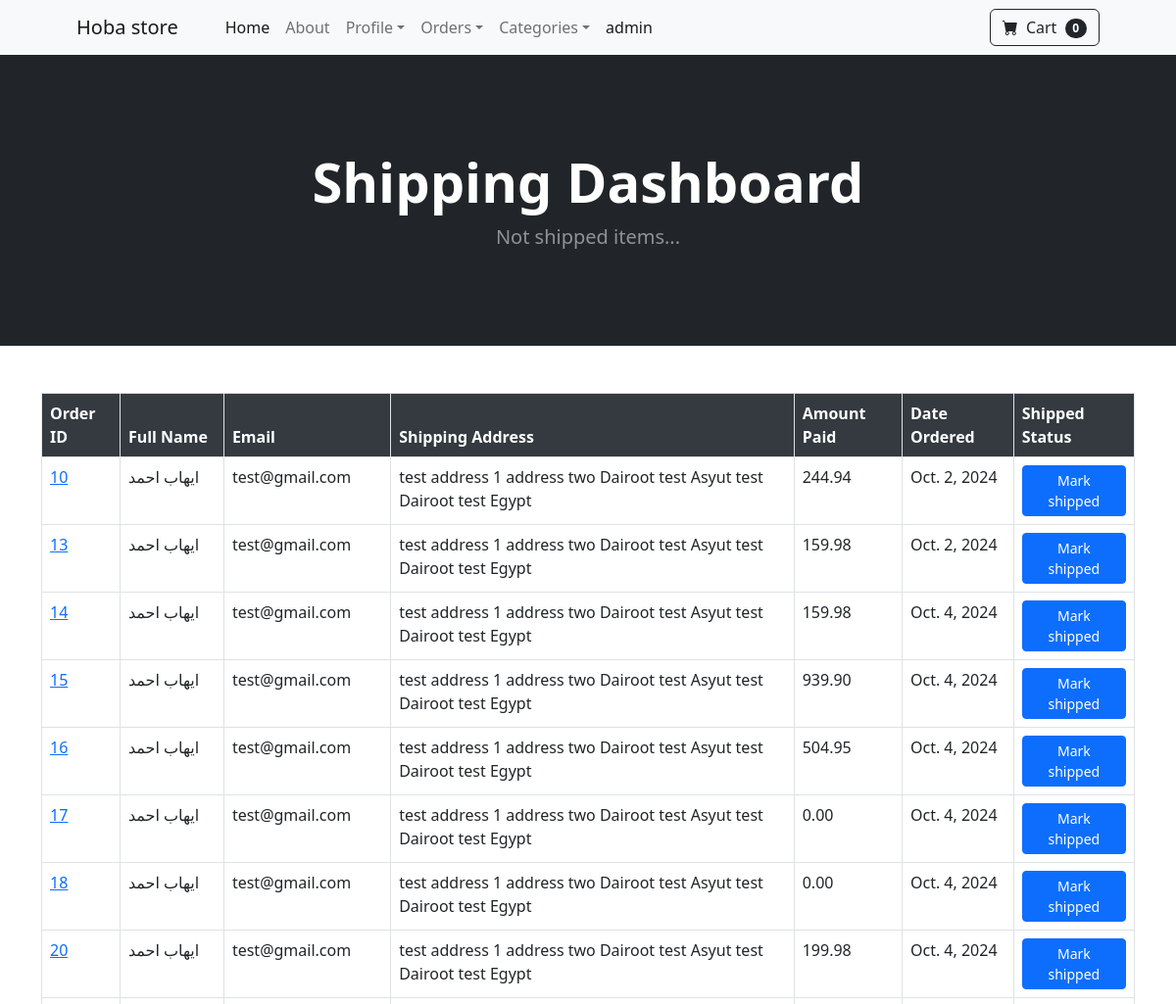
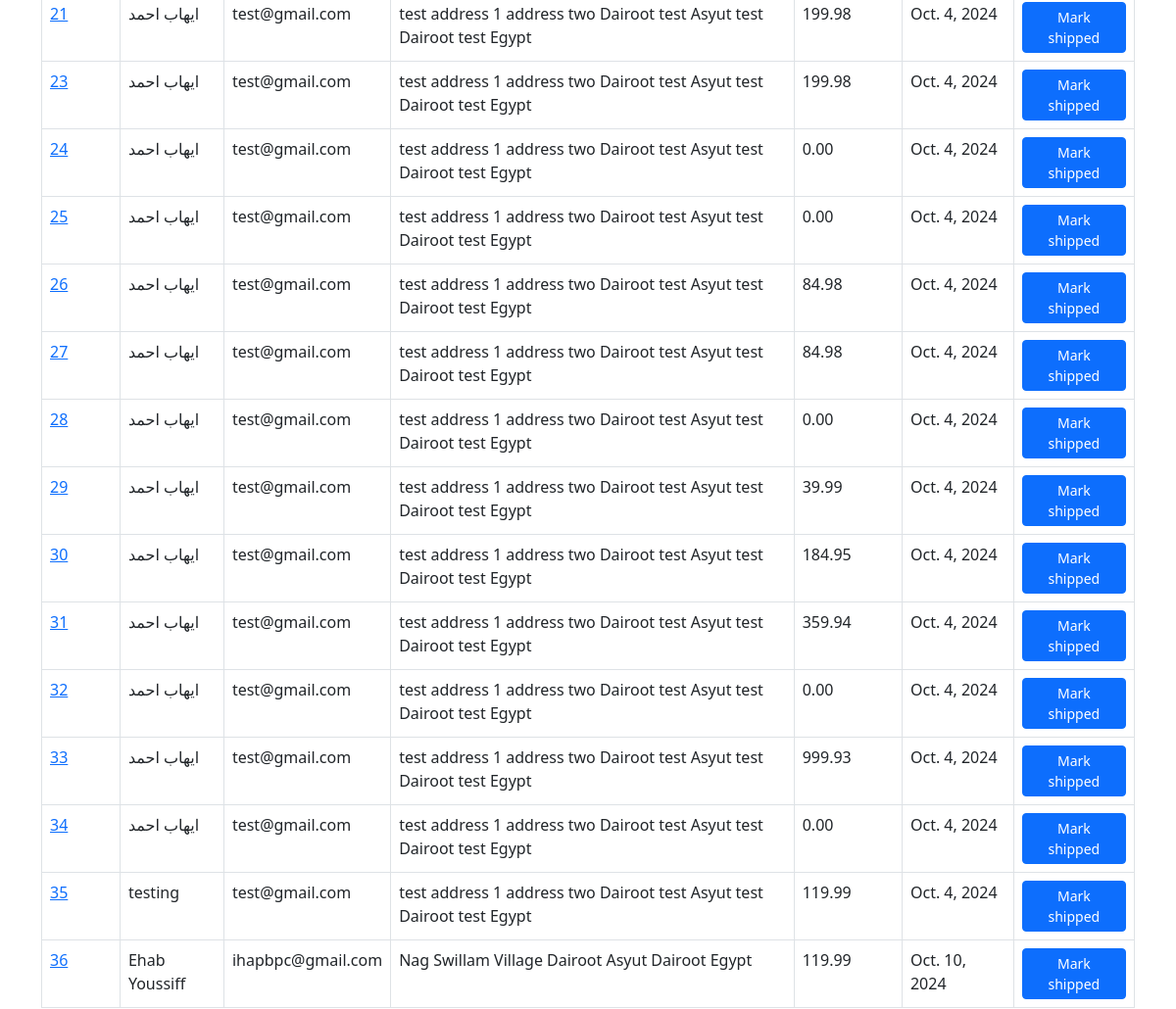
/payment/not_shipped_dash (signed in, upper part), run on an earlier commit of the app's database (2 pictures, top to bottom).
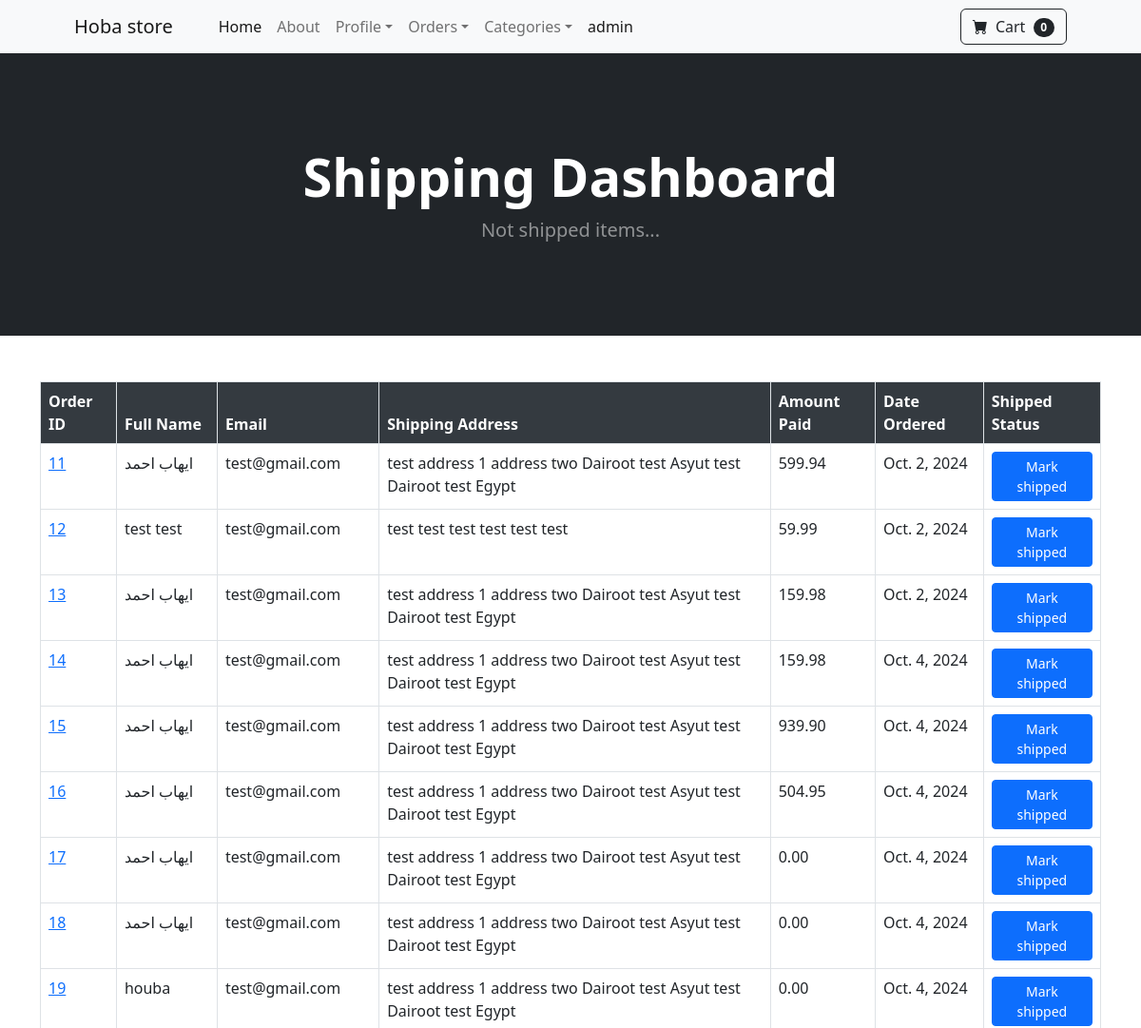
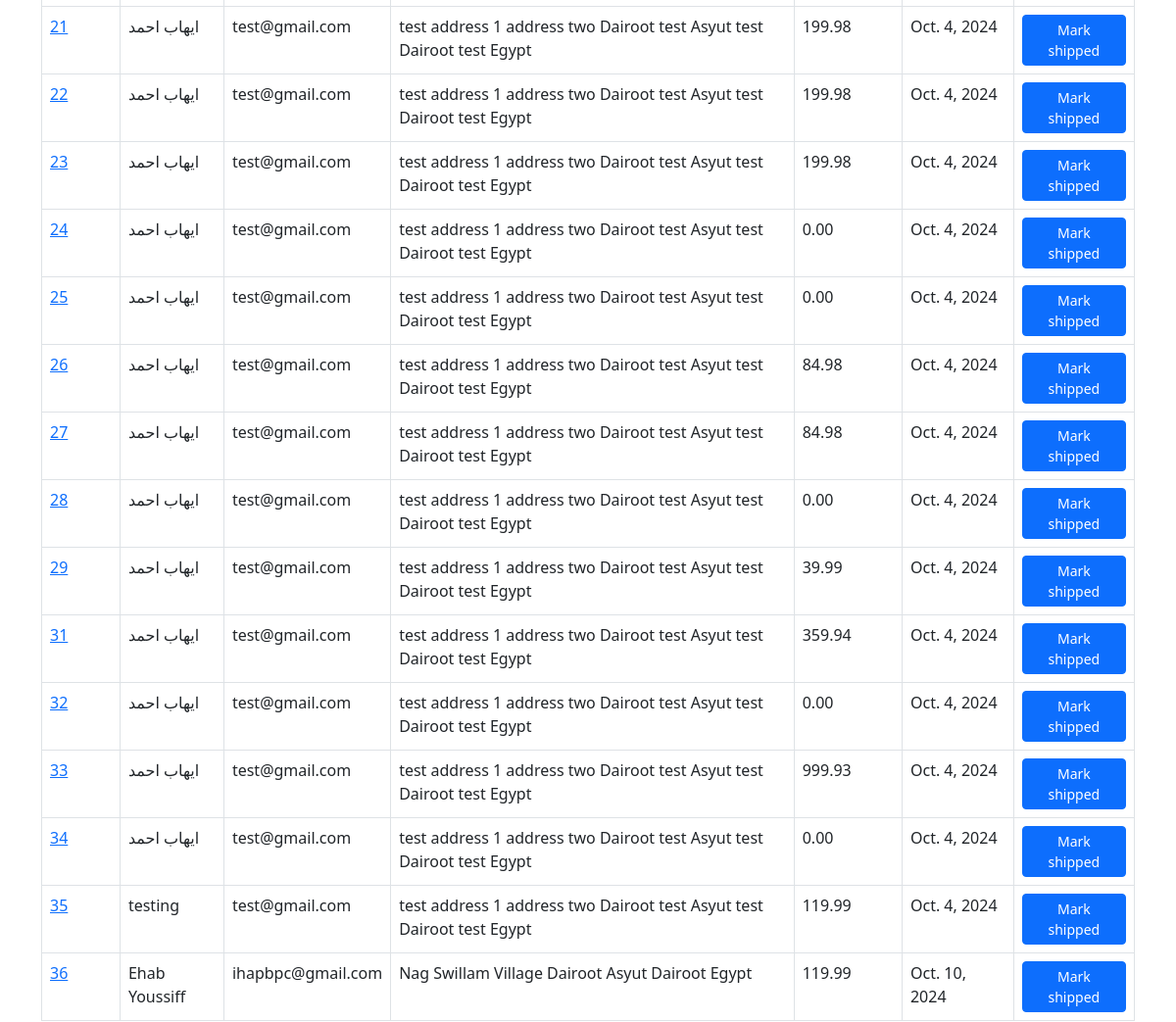
And on a later commit of the database (2 pictures, top to bottom).
### payment/models.py (models this page shows, shortened)
class Order(models.Model):
    user = models.ForeignKey(User, on_delete=models.CASCADE, blank=True, null=True)
    full_name = models.CharField(max_length=260)
    email = models.EmailField(max_length=260)
    shipping_address = models.TextField(max_length=15000)
    amount_paid = models.DecimalField(max_digits=15, decimal_places=2)
    date_ordered = models.DateField(auto_now_add=True)
    shipped = models.BooleanField(default=False)
    shipped_date = models.DateTimeField(blank=True, null=True)

### payment/views.py (the view, shortened to what this page needs)
# urls.py: path('not_shipped_dash', views.not_shipped_dash, name='not_shipped_dash'),
def not_shipped_dash(request):
    if request.user.is_authenticated and request.user.is_superuser:
        orders = Order.objects.filter(shipped=False)
        return render(request, 'not_shipped_dash.html', {'orders': orders})
    else:
        messages.error(request, 'Access Denied')
        return redirect('home')

### cart/cart.py (called while the page is built)
    def __len__(self):
        return len(self.cart)

### cart/context_processors.py (called while the page is built)
def cart(request):
    return {'cart': Cart(request)}

### payment/templates/not_shipped_dash.html (shortened to what this page needs)
{% extends "base.html" %}
{% block content %}
<header class="bg-dark py-5 mb-5">
    <div class="container px-4 px-lg-5 my-5">
        <div class="text-center text-white">
            <h1 class="display-4 fw-bolder">Shipping Dashboard</h1>
            <p class="lead fw-normal text-white-50 mb-0">Not shipped items...</p>
        </div>
    </div>
</header>
<div clas='container'>
    <center>
        <div class="container mt-5">
            <div class="table-responsive">
                <table class="table table-bordered table-hover">
                    <thead>
                        <tr>
                            <th scope="col">Order ID</th>
                            <th scope="col">Full Name</th>
                            <th scope="col">Email</th>
                            <th scope="col">Shipping Address</th>
                            <th scope="col">Amount Paid</th>
                            <th scope="col">Date Ordered</th>
                            <th scope="col">Shipped Status</th>
                        </tr>
                    </thead>
                    <tbody>
                        {% for order in orders %}
                        <tr>
                            <td><a href="{% url "orders" order.id %}">{{order.id}}</a></td>
                            <td>{{order.full_name}}</td>
                            <td>{{order.email}}</td>
                            <td>{{order.shipping_address}}</td>
                            <td>{{order.amount_paid}}</td>
                            <td>{{order.date_ordered}}</td>
                            <td>
                                <form method ='POST'>
                                    <button type='submit' class='btn btn-primary btn-sm'>Mark shipped</button>
                                </form>
                            </td>
                        </tr>
                        {% endfor %}
                    </tbody>
                </table>
            </div>
        </div>
    </center>
</div>
{% endblock content %}

What changed in the data, as far as the page shows it:
no longer on this page (row edited): Order: id "10", full_name "ايهاب احمد", email "test@gmail.com", shipping_address "test address 1 address two Dairoot test Asyut test Dairoot test Egypt", amount_paid "244.94", date_ordered "Oct. 2, 2024"
no longer on this page (row edited): Order: id "20", full_name "ايهاب احمد", email "test@gmail.com", shipping_address "test address 1 address two Dairoot test Asyut test Dairoot test Egypt", amount_paid "199.98", date_ordered "Oct. 4, 2024"
no longer on this page (row edited): Order: id "30", full_name "ايهاب احمد", email "test@gmail.com", shipping_address "test address 1 address two Dairoot test Asyut test Dairoot test Egypt", amount_paid "184.95", date_ordered "Oct. 4, 2024"
now on this page (row edited): Order: id "11", full_name "ايهاب احمد", email "test@gmail.com", shipping_address "test address 1 address two Dairoot test Asyut test Dairoot test Egypt", amount_paid "599.94", date_ordered "Oct. 2, 2024"
now on this page (row edited): Order: id "12", full_name "test test", email "test@gmail.com", shipping_address "test test test test test test", amount_paid "59.99", date_ordered "Oct. 2, 2024"
now on this page (row edited): Order: id "19", full_name "houba", email "test@gmail.com", shipping_address "test address 1 address two Dairoot test Asyut test Dairoot test Egypt", amount_paid "0.00", date_ordered "Oct. 4, 2024"
now on this page (row edited): Order: id "22", full_name "ايهاب احمد", email "test@gmail.com", shipping_address "test address 1 address two Dairoot test Asyut test Dairoot test Egypt", amount_paid "199.98", date_ordered "Oct. 4, 2024"
